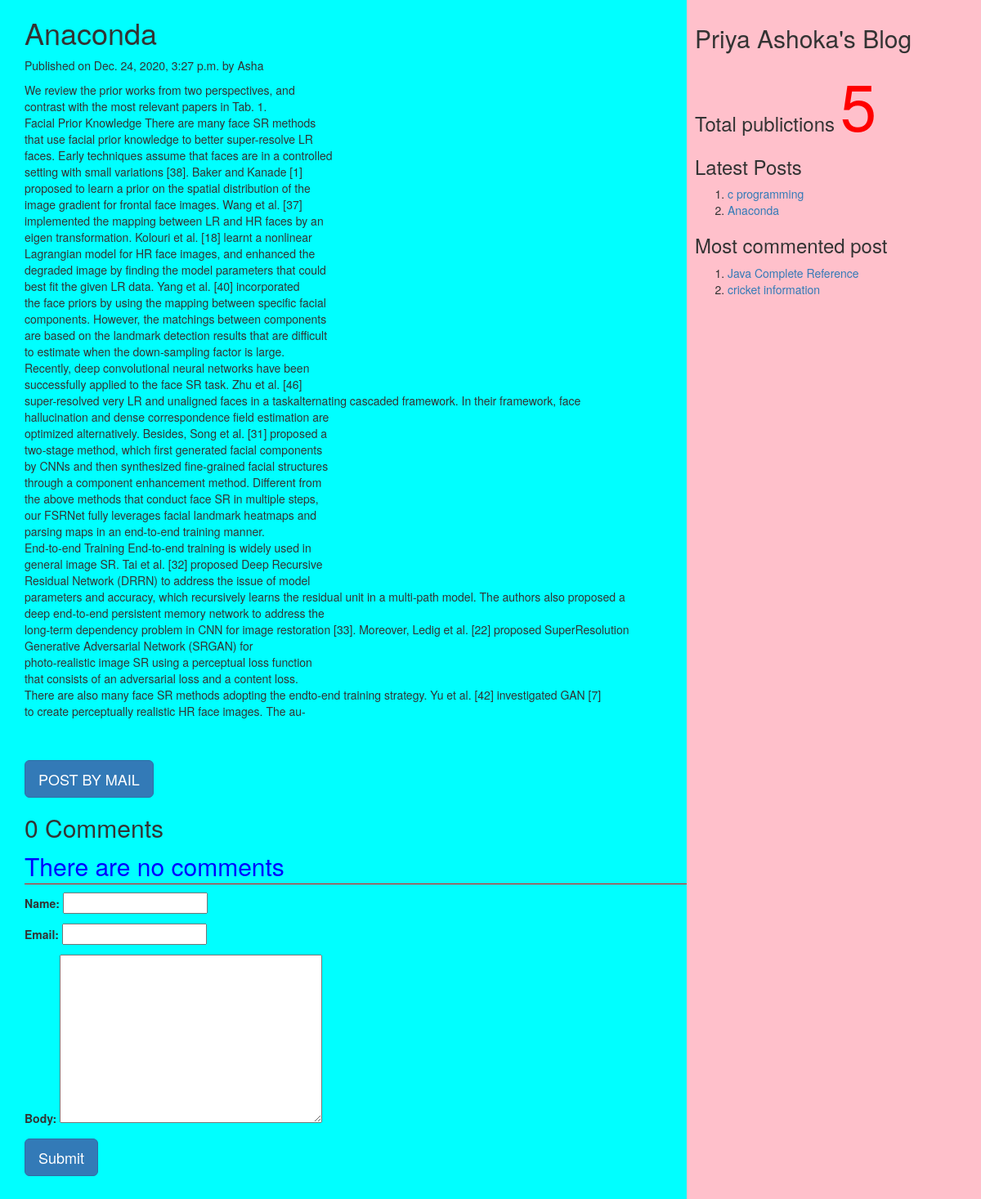
Screenshot of /2020/12/24/anaconda with the database file from the repository.
### myApp/models.py (models this page shows, shortened)
class Post(models.Model):
          tags=TaggableManager()
          STATUS_CHOICES=(('draft','Draft'),('published','Published'))
          title=models.CharField(max_length=256)
          slug=models.SlugField(max_length=264,unique_for_date='publish')
          author=models.ForeignKey(User,related_name='blog_posts',on_delete= models.CASCADE)
          body=models.TextField()
          publish=models.DateTimeField(default=timezone.now)
          created=models.DateTimeField(auto_now_add=True)
          updated=models.DateTimeField(auto_now=True)
          status= models.CharField(max_length=10,choices=STATUS_CHOICES,default='draft')
          objects=CustomManager()
          class Meta:
                ordering=('-publish',)
          def get_absolute_url(self):
                return reverse('post_detail',args=[self.publish.year,self.publish.strftime('%m'),self.publish.strftime('%d'),self.slug])

### myApp/views.py (the view, shortened to what this page needs)
# urls.py: url(r'(?P<year>\d{4})/(?P<month>\d{2})/(?P<day>\d{2})/(?P<post>[-\w]+)',views.post_detail_view,name='post_detail'),
def post_detail_view(request,year,month,day,post):
    post=get_object_or_404(Post,slug=post,publish__year=year,publish__month=month,publish__day=day)
    comments=post.comments.filter(active=True)
    csubmit=False
    form=CommentForm()
    d={'post':post,'form':form,'csubmit':csubmit,'comments':comments}
    return render(request,'myApp/post_detail.html',d)

### myApp/forms.py
class CommentForm(forms.ModelForm):
    class Meta:
        model=Comment
        fields=('name','email','body')

### myApp/models.py (called while the page is built)
    def get_queryset(self):
        return super().get_queryset().filter(status='published')

### myApp/templatetags/mytags.py (called while the page is built)
@register.simple_tag
def total_posts():
    return Post.objects.count()

@register.inclusion_tag('myApp/latest_post.html')
def show_latest_posts(count=3):
    latest_posts=Post.objects.order_by('-publish')[:count]
    return {'latest_posts':latest_posts}

@register.simple_tag
def get_most_commented_posts(count=2):
    return Post.objects.annotate(total_comments=Count('comments')).order_by('-total_comments')[:count]

### templates/myApp/post_detail.html (shortened to what this page needs)
<html>
    {%extends 'myApp/parent.html'%}
        {%block content_block%}
        <h1>{{post.title}}</h1>
        <p>Published on {{post.publish}} by {{post.author|title}}</p>
        {{post.body|linebreaks}} <br><br>
        <a href="/{{post.id}}/share" class='btn btn-lg btn-primary'>POST BY MAIL</a>
        {%with comments.count as comments_count%}
        <h2>{{comments_count}} Comment{{comments_count|pluralize}}</h2>
        {%endwith%}
        {%if comments%}
         {%for c in comments%}
         <p>Comment {{forloop.counter}} by {{c.name}}</p>
        <div>{{c.body|linebreaks}}</div>
        <hr>
        {%endfor%}
        {%else%}
         <p style="color:blue;font-size:30px;font-style:bold;border-bottom:1px red solid;">There are no comments</p>
        {%endif%}
         {%if csubmit%}
         <h2>Thank you..Your comment has been added successfully!!</h2>
         {%else%}
         <form  method="post">
           {{form.as_p}}
           <input type="submit" class='btn btn-lg btn-primary' value="Submit">
         </form>
         {%endif%}
        {%endblock%}

### templates/myApp/parent.html (shortened to what this page needs)
<html>
{%load mytags%}
    <head>
        <link rel="stylesheet" href="https://maxcdn.bootstrapcdn.com/bootstrap/3.3.7/css/bootstrap.min.css">
    </head>
    <body>
        <div class="content" style="width:70%;float:left;background-color:aqua;height:300%;padding:0 0 0 30px">
              {%block content_block%}
              {%endblock%}
        </div>
        <div class="sidebar" style="width:30%;float:right;background-color:pink;height:300%;padding:10px">
            <h2>Priya Ashoka's Blog</h2>
            <h3>Total publictions
              <span style="color:red;font-size:80px">
              {%total_posts%}</span>
              <h3>Latest Posts</h3>
              {% show_latest_posts 2 %}
              <h3>Most commented post</h3>
              {%get_most_commented_posts as m%}
              <ol>
                {%for post in m%}
                <li><a href="{{post.get_absolute_url}}">{{post.title}}</a></li>
                {%endfor%}
              </ol>
            </h3>
        </div>
    </body>
</html>

### templates/myApp/latest_post.html
<!DOCTYPE html>
<html lang="en" dir="ltr">
  <body>
    <ol>
    {%for post in latest_posts%}
    <li><a href="{{post.get_absolute_url}}">{{post.title}}</a></li>
    {%endfor%}
    </ol>
  </body>
</html>

### rows the page displays
Post: title "Anaconda", publish "Dec. 24, 2020, 3:27 p.m.", author "Asha", body "We review the prior works from two perspectives, and contrast with the most relevant papers in Tab. 1. Facial Prior Knowledge There are many face SR methods that use facial prior knowledge to better super-resolve LR faces. Early techniques assume that faces are in a controlled setting with small variations [38]. Baker and Kanade [1] proposed to learn a prior on the spatial distribution of the image gradient for frontal face images. Wang et al. [37] implemented the mapping between LR and HR faces by an eigen transformation. Kolouri et al. [18] learnt a nonlinear Lagrangian model for HR face images, and enhanced the degraded image by finding the model parameters that could best fit the given…"
Post: title "c programming"
Post: title "Java Complete Reference"
Post: title "cricket information"

### other values shown
{{ comments_count }} "0"
